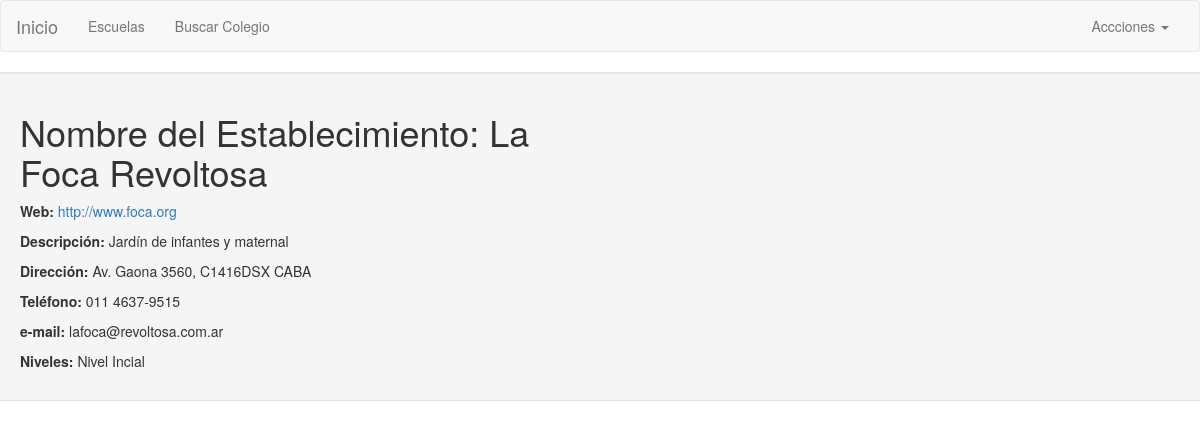
Page /escuelas/escuela/3 on the earlier database version.
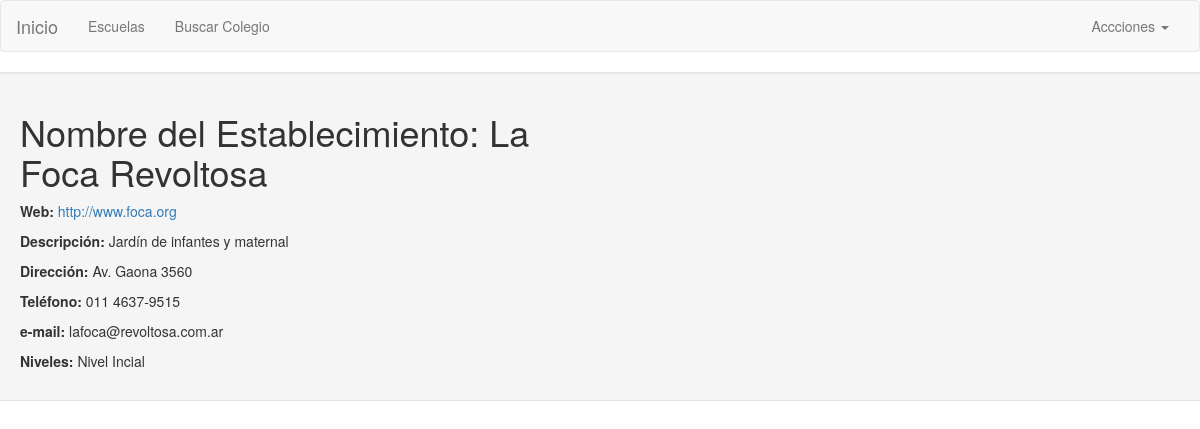
Same page on the later database version.
### escuelas/models.py (models this page shows, shortened)
class School(models.Model):
    name = models.CharField(max_length=255, unique=True)
    slug = models.SlugField(allow_unicode=True, unique=True)
    description = models.TextField(blank=True, default='')
    description_html = models.TextField(editable=False, default='', blank=True)
    level = models.ManyToManyField('Level' ,blank=False)
    specialization = models.ManyToManyField('Specialization', blank=True)
    address = models.TextField(max_length=255, blank=False) #TODO Mäs de una dirección
    post_code  = models.CharField(max_length=10, blank=False, null=True)
    province = models.ForeignKey('Province', on_delete=models.SET_NULL, null=True)  # models.CASCADE
    locality = models.ForeignKey('Locality', on_delete=models.SET_NULL, null=True)  # models.CASCADE
    city = models.ForeignKey('City', on_delete=models.SET_NULL, null=True, blank=True)  # models.CASCADE
    phone = models.TextField(max_length=255, blank=False)   #TODO Mäs de un teléfono
    email = models.EmailField(blank=True)                             #TODO Mäs de un mail
    web = models.URLField(blank=True)
    shifts = models.ManyToManyField('Shift', blank=True)
    RELIGIONS = (
        ('l', 'Laico'),
        ('c', 'Católico'),
        ('j', 'Judío'),
        ('e', 'Evangélico'),
    )
    religion = models.CharField(max_length=1, choices=RELIGIONS, blank=True, default='l',
                              help_text='Orientación religiosa')
    connected_school = models.ManyToManyField('School', blank=True)
    activity = models.ManyToManyField('Activity', blank=True)
    class Meta:
        ordering = ["name"]

### escuelas/views.py (the view)
# urls.py: url(r"^escuela/(?P<pk>\d+)$", views.SchoolDetailView.as_view(), name='school-detail'),
class SchoolDetailView(generic.DetailView):
    model = School

### escuelas/models.py (called while the page is built)
    def __str__(self):
        return self.name

### escuelas/templates/escuelas/school_detail.html
{% extends "base.html" %}
{% block content %}
  <h1>Nombre del Establecimiento: {{ school.name }}</h1>
  <p><strong>Web:</strong> <a href="{{ school.web }}">{{ school.web }}</a></p>
  <p><strong>Descripción:</strong> {{ school.description }}</p>
  <p><strong>Dirección:</strong> {{ school.address }}</p>
  <p><strong>Teléfono:</strong> {{ school.phone }}</p>
  <p><strong>e-mail:</strong> {{ school.email }}</p>
  <p><strong>Niveles:</strong> {% for level in school.level.all %} {{ level }}{% if not forloop.last %}, {% endif %}{% endfor %}</p>
{% endblock %}

Differences in the rows shown:
changed School "La Foca Revoltosa": address "Av. Gaona 3560, C1416DSX CABA" → "Av. Gaona 3560"
